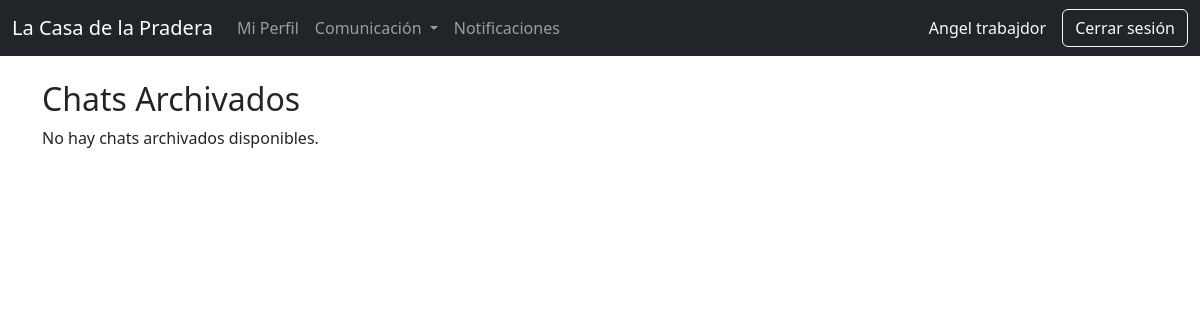
Page /comunicacion/archivados/ (signed in) on the earlier database version.
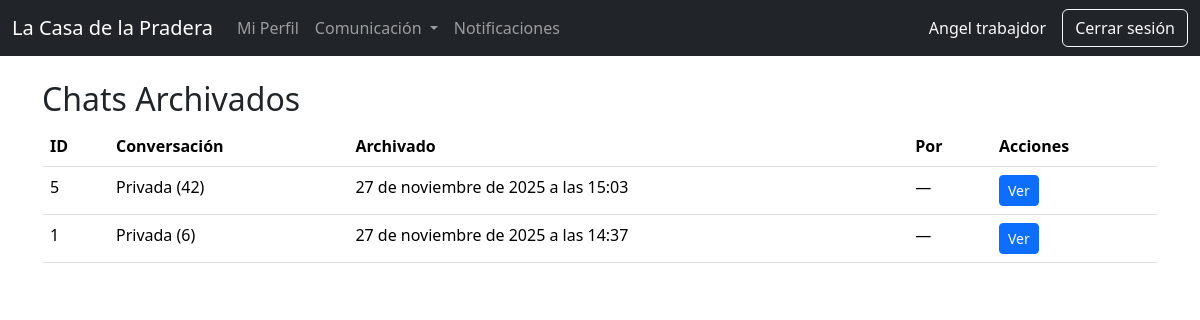
Same page on the later database version.
### comunicacion/models.py (models this page shows, shortened)
class ChatArchivado(models.Model):
    conversation = models.ForeignKey(
        Conversation,
        on_delete=models.SET_NULL,
        null=True,
        blank=True,
        related_name='archivos'
    )
    archived_at = models.DateTimeField()
    archived_by = models.ForeignKey(
        User,
        on_delete=models.SET_NULL,
        null=True,
        blank=True,
        related_name='archivos_chat'
    )
    reason = models.CharField(max_length=200, blank=True, null=True)
    messages_snapshot = models.TextField()
    participants_snapshot = models.TextField(blank=True, null=True)
    class Meta:
        ordering = ['-archived_at']

class Conversation(models.Model):
    nombre = models.CharField(max_length=150, blank=True, null=True)
    is_group = models.BooleanField(default=False)
    cuadrilla = models.ForeignKey(
        'personal.Cuadrilla',
        on_delete=models.CASCADE,
        null=True,
        blank=True,
        related_name='conversaciones'
    )
    participants = models.ManyToManyField(User, related_name='conversaciones')
    created_at = models.DateTimeField(auto_now_add=True)
    archived = models.BooleanField(default=False)
    class Meta:
        ordering = ['-created_at']
    def __str__(self):
        if self.is_group and self.cuadrilla:
            return f"Grupo: {self.cuadrilla.nombre}"
        if self.nombre:
            return self.nombre
        return f"Privada ({self.pk})"

### comunicacion/views.py (the view)
# urls.py: path('archivados/', views.archived_chats_list, name='archived_list'),
@login_required
def archived_chats_list(request):
    from django.db.models import Q
    qs = ChatArchivado.objects.filter(
        Q(conversation__participants=request.user) |
        Q(conversation__cuadrilla__lider=request.user) |
        Q(archived_by=request.user)
    ).distinct()
    import json
    extra = []
    null_convs = ChatArchivado.objects.filter(conversation__isnull=True)
    for a in null_convs:
        added = False
        try:
            parts = json.loads(a.participants_snapshot or '[]')
            if isinstance(parts, (list, tuple)) and request.user.id in parts:
                extra.append(a)
                added = True
        except Exception:
            pass
        if added:
            continue
        try:
            msgs = json.loads(a.messages_snapshot or '[]')
        except Exception:
            msgs = []
        sender_ids = {m.get('sender_id') for m in msgs if m.get('sender_id') is not None}
        if request.user.id in sender_ids:
            extra.append(a)
    archivos = list(qs) + extra
    return render(request, 'comunicacion/archived_list.html', {'archivos': archivos})

### core/context_processors.py (called while the page is built)
def notificaciones_no_leidas(request):
    if request.user.is_authenticated:
        return {
            "notifs_no_leidas": request.user.notificaciones.filter(leida=False).count()
        }
    return {"notifs_no_leidas": 0}

### personal/templatetags/custom_tags.py (called while the page is built)
@register.filter
def has_group(user, group_name):
    return user.groups.filter(name=group_name).exists()

### comunicacion/templates/comunicacion/archived_list.html
{% extends 'base.html' %}
{% block content %}
<h2>Chats Archivados</h2>
{% if archivos %}
<table class="table">
    <thead>
        <tr>
            <th>ID</th>
            <th>Conversación</th>
            <th>Archivado</th>
            <th>Por</th>
            <th>Acciones</th>
        </tr>
    </thead>
    <tbody>
    {% for a in archivos %}
        <tr>
            <td>{{ a.id }}</td>
            <td>{% if a.conversation %}{{ a.conversation }}{% else %}<em>Conversación eliminada</em>{% endif %}</td>
            <td>{{ a.archived_at }}</td>
            <td>{% if a.archived_by %}{{ a.archived_by.username }}{% else %}—{% endif %}</td>
            <td><a href="{% url 'comunicacion:archived_detail' a.id %}" class="btn btn-sm btn-primary">Ver</a></td>
        </tr>
    {% endfor %}
    </tbody>
</table>
{% else %}
<p>No hay chats archivados disponibles.</p>
{% endif %}
{% endblock %}

Differences in the rows shown:
added ChatArchivado: id "5", conversation "Privada (42)", archived_at "27 de noviembre de 2025 a las 15:03"
added ChatArchivado: id "1", conversation "Privada (6)", archived_at "27 de noviembre de 2025 a las 14:37"
Other differences:
text no longer shown: "No hay chats archivados disponibles."
text now shown: "ID Conversación Archivado Por Acciones"
